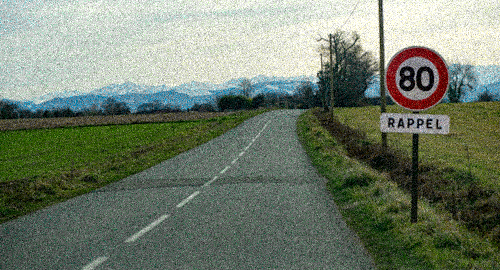
#> input picture EVAL/ressources/route1_bruit1.png, 500 x 270 px
$ python passe_haut.py
#> lines starting #> are read from the running program, lines starting #| are printed output that depends on the picture
from math import log
import cv2
import numpy as np
from math import log10
from scipy import fftpack

def getSpectrum(im_fft):
  """Builds the Fourier spectrum of an image

  Args:
      im_fft (np.array): The source image matrix

  Returns:
      np.array: The spectrum image matrix
  """
  spectrum = np.zeros(im_fft.shape)
  for indexRow,row in enumerate(im_fft):
    for indexPixel, pixel in enumerate(row):
      spectrum[indexRow][indexPixel] = 10*log(abs(pixel),10)
  return spectrum

def centralSquareMask(img, size):
  """Add a square mask in the center of an image

  Args:
      img (np.array): The source image matrix
      size (int): The side length of central square in px

  Returns:
      np.array: The masked image matrix
  """
  leftStart = (np.shape(img)[1]-size)//2
  upperStart = (np.shape(img)[0]-size)//2
  img[upperStart:upperStart+size,leftStart:leftStart+size] = 0
  return img

def maskAllButSquareCenter(img, size):
  """Masks all image except a square in the center

  Args:
      img (np.array): The source image matrix
      size (int): The side length of central square in px

  Returns:
      np.array: The masked image matrix
  """
  leftStart = (np.shape(img)[1]-size)//2
  upperStart = (np.shape(img)[0]-size)//2
  newImg = np.zeros(np.shape(img))
  newImg[upperStart:upperStart+size,leftStart:leftStart+size] = img[upperStart:upperStart+size,leftStart:leftStart+size]
  return newImg

if __name__ == "__main__":
  im = cv2.imread('ressources/route1_bruit1.png',cv2.IMREAD_GRAYSCALE)
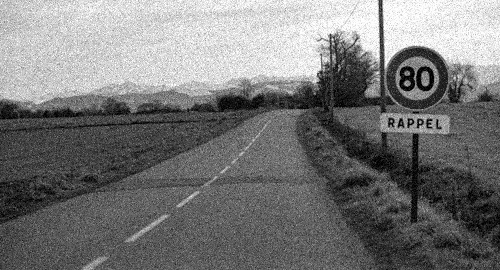
#> im: shape (270, 500); min 0, max 255, mean 119.8
  im_fft = np.fft.fft2(im)
  im_fft = np.fft.fftshift(im_fft)
  spectrum = getSpectrum(im_fft)
#> after the loop in getSpectrum, `for indexRow,row in enumerate(im_fft):`:
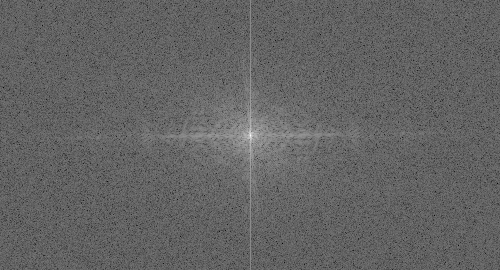
#> spectrum: shape (270, 500) float64; min 14.73, max 72.09, mean 37.2; drawn with min black and max white
  filtered = maskAllButSquareCenter(im_fft,200)
  filteredSpectrum = maskAllButSquareCenter(spectrum,200)
#> call 2 of maskAllButSquareCenter, with size = 200
#> in maskAllButSquareCenter (call 2), `newImg[upperStart:upperStart+size,leftStart:leftStart+size] = img[uppe..`:
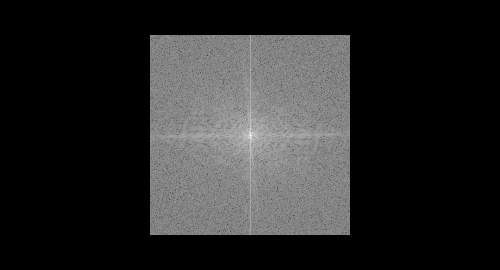
#> newImg: shape (270, 500) float64; min 0, max 72.09, mean 11.4; drawn with min black and max white
  cv2.imwrite('fft.png',filteredSpectrum)
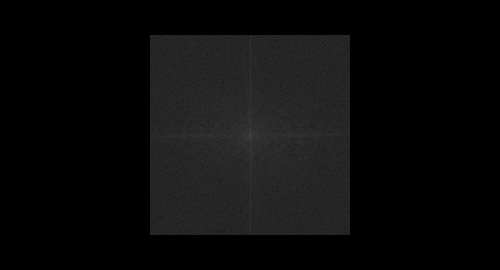
#> saved as fft.png: shape (270, 500); min 0, max 72, mean 11.4
  inverted = np.fft.ifft2(filtered)
  inverted = np.abs(inverted)
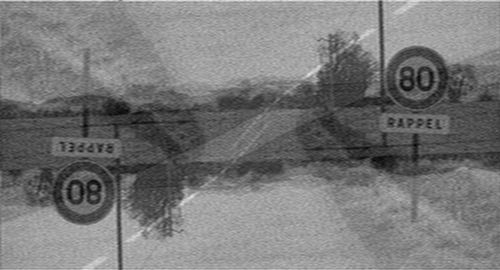
#> inverted: shape (270, 500) float64; min 4.9, max 229.3, mean 119.8
  cv2.imwrite('passe_haut.png',inverted)

$ run again, with EVAL/ressources/route1_bruit2.png copied over EVAL/ressources/route1_bruit1.png
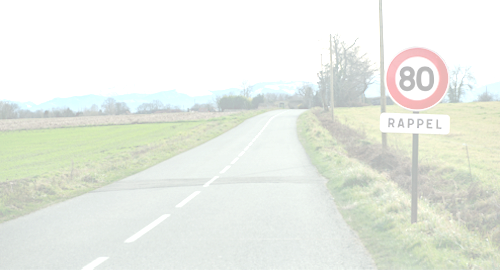
#> input picture EVAL/ressources/route1_bruit2.png, 500 x 270 px
#> after the loop in getSpectrum, `for indexRow,row in enumerate(im_fft):`:
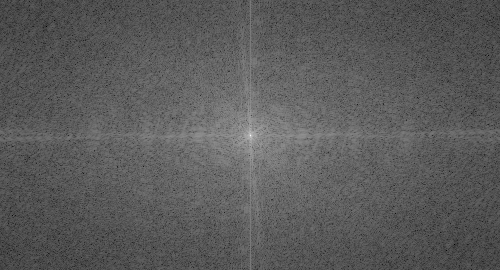
#> spectrum: shape (270, 500) float64; min 3.84, max 75, mean 29.3; drawn with min black and max white
#> `inverted = np.abs(inverted)`:
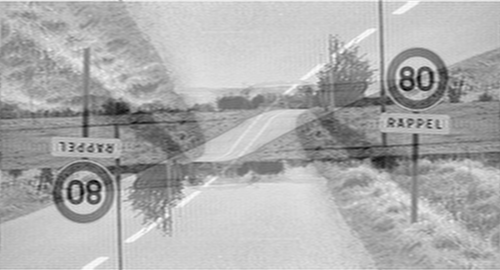
#> inverted: shape (270, 500) float64; min 183.5, max 258.3, mean 234.4; drawn with min black and max white
